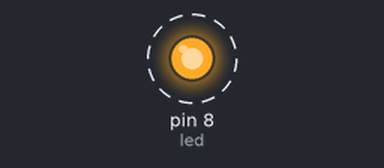
Bench run of a program on a simulated Raspberry Pi (header pin numbers). On the bench: output pins drawn as LEDs (lit = HIGH). Dashed ring = blinking. What the program prints to the terminal is not drawn.

Above: at 0.5 s.
Timing chart, 0 to 4.6 s (numbered marks = the images above):
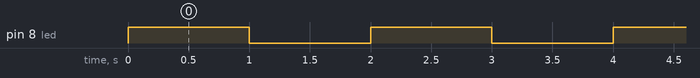

The program:

board.py
```python
#!/usr/bin/python3
import RPi.GPIO as GPIO
import time

led = 8
GPIO.setmode(GPIO.BOARD)
GPIO.setup(led, GPIO.OUT)

try:
    while True:
        GPIO.output(led, GPIO.HIGH)
        print("led is on")
        time.sleep(1)
        GPIO.output(led,GPIO.LOW)
        print("led is off")
        time.sleep(1)

except KeyboardInterrupt:
    GPIO.cleanup()
    print("Done")
```

Measured:
- by itself, pin 8 (led): alternates HIGH for 1.0 s and LOW for 1.0 s
